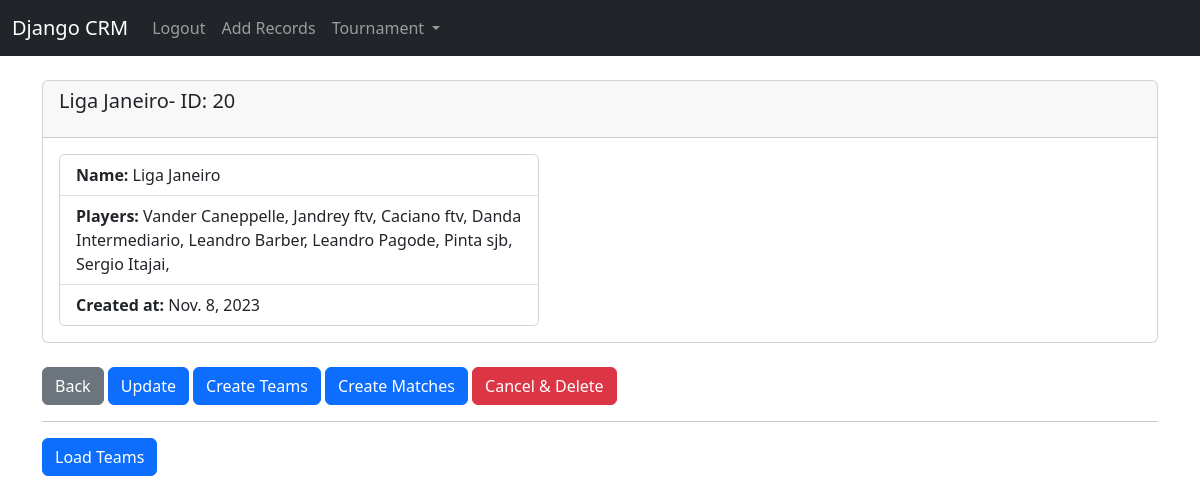
Screenshot of /view_tournament/20 (signed in) with the database file from the repository.
### website/models.py (models this page shows, shortened)
class Tournament(models.Model):
    name = models.CharField(max_length=100)
    date = models.DateField(auto_now=True)
    max_players = models.IntegerField()
    players = models.ManyToManyField(Record)
    doubles = models.ManyToManyField(Doubles, blank=True)
    match_instances = models.ManyToManyField(
        Match, blank=True, related_name='tournament_matches')

class Record(models.Model):
    created_at = models.DateTimeField(auto_now_add=True)
    first_name = models.CharField(max_length=50)
    last_name = models.CharField(max_length=50)
    email = models.CharField(max_length=100)
    phone = models.CharField(max_length=11)
    side = models.CharField(max_length=1, default='D',
                            choices=[('D', 'D'), ('E', 'E')])
    pix = models.CharField(max_length=50)
    address = models.CharField(max_length=100)
    city = models.CharField(max_length=50)
    state = models.CharField(max_length=50)
    zipcode = models.CharField(max_length=15)

### website/views.py (the view)
# urls.py: path('view_tournament/<int:pk>', views.view_tournament, name='view_tournament'),
def view_tournament(request, pk):
    if request.user.is_authenticated:
        tournament = Tournament.objects.get(id=pk)
        return render(request, 'view_tournament.html', {'tournament': tournament})
    else:
        messages.error(request, 'You must be logged in see Tournaments')
        return redirect('home')

### website/templates/view_tournament.html (shortened to what this page needs)
{% extends 'base.html' %}
{% block content %}
<div class="card">
    <h5 class="card-header"> {{tournament.name}}- ID: {{tournament.id}}
    </h5>
    <div class="card-body">
        <div class="card" style="width: 30rem;">
            <ul class="list-group list-group-flush">
                <li class="list-group-item"><strong> Name: </strong> {{tournament.name}}</li>
                <li class="list-group-item"><strong> Players: </strong>
                    {% for player in tournament.players.all %}
                    {{ player.first_name }} {{ player.last_name }},
                    {% endfor %}</li>
                <li class="list-group-item"><strong> Created at: </strong>{{tournament.date}}</li>
            </ul>
        </div>
    </div>
</div>
<br />
<a href="{% url 'tournament_list' %}" class="btn btn-secondary">Back</a>
<a href="{% url 'update_tournament' tournament.id %}" class="btn btn-primary" id="update-button">Update</a>
<a href="{% url 'create_teams' tournament.id %}" class="btn btn-primary">Create Teams</a>
<a href="{% url 'gen_1_phase_matches' tournament.id %}" class="btn btn-primary">Create Matches</a>
<a href="{% url 'delete_tournament' tournament.id %}" class="btn btn-danger">Cancel & Delete</a>
<hr>
<button id="load-teams-button" class="btn btn-primary">Load Teams</button>
{% endblock %}

### rows the page displays
Tournament: name "Liga Janeiro", id "20", date "Nov. 8, 2023"
Record: first_name "Vander", last_name "Caneppelle"
Record: first_name "Jandrey", last_name "ftv"
Record: first_name "Caciano", last_name "ftv"
Record: first_name "Danda", last_name "Intermediario"
Record: first_name "Leandro", last_name "Barber"
Record: first_name "Leandro", last_name "Pagode"
Record: first_name "Pinta", last_name "sjb"
Record: first_name "Sergio", last_name "Itajai"
